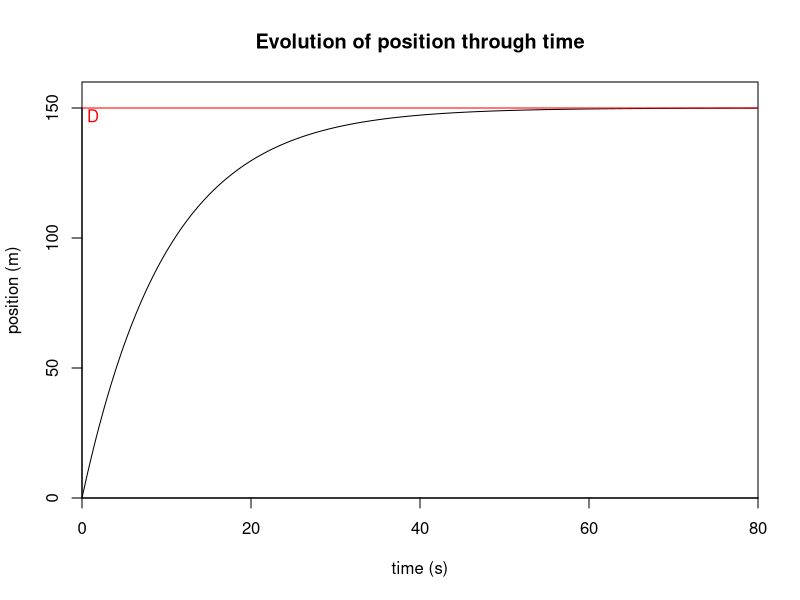
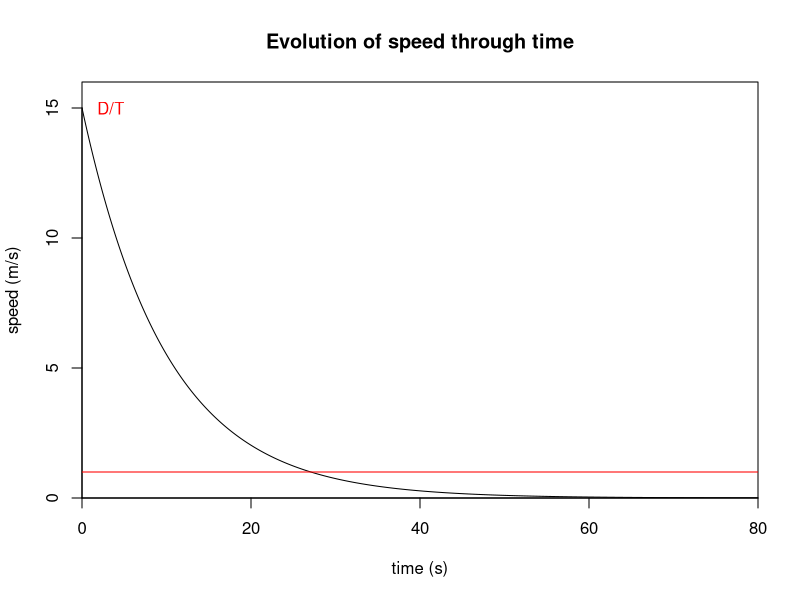

Recreate these plots in R, in order.
## ---- chunk 1
require(stats)
D = 150
T = 10
t = seq(0, 80, 0.01)
x = -D*exp(-(t/T))+D
v = (D/T)*exp(-(t/T))
plot(t, x, type="l", main="Evolution of position through time", xlab="time (s)", ylab="position (m)", xlim=c(0,80), ylim=c(0, D+10),  xaxs = "i", yaxs = "i")
abline(h=D, col="red")
text(2, D-3, "D", 1, col="red")

plot(t, v, type="l", main="Evolution of speed through time", xlab="time (s)", ylab="speed (m/s)", xlim=c(0,80), ylim=c(0,(D+10)/T), xaxs = "i", yaxs = "i")
text(5, D/T, "D/T", 1, col="red")
abline(h=1, col="red")

